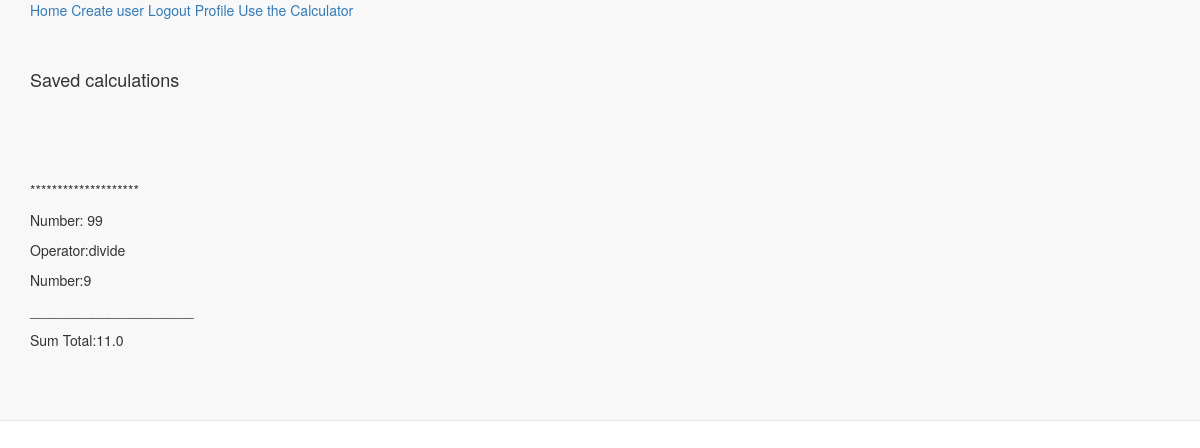
Screenshot of /accounts/profile/ (signed in) with the database file from the repository.
### calcapp/models.py (models this page shows, shortened)
class SavedCalc(models.Model):
    left = models.IntegerField()
    operators = models.CharField(max_length=15)
    right = models.IntegerField()
    total = models.FloatField()
    loguser = models.ForeignKey('auth.User')

### calcapp/views.py (the view)
# urls.py: url(r'^accounts/profile/$',profile_view, name="profile_view")
def profile_view(request):
    save_calc = SavedCalc.objects.filter(loguser=request.user)
    return render(request, 'profiles.html', {"save_calc":save_calc})

### templates/profiles.html
{% extends 'base.html' %}
{% block content %}
<br>
<br>
<br>
<h4>Saved calculations</h4>
<br>
<br>
<br>
<br>
{% for item in save_calc %}
<p>********************</p>
<p>Number: {{ item.left }}</p>
<p>Operator:{{ item.operators }}</p>
<p>Number:{{item.right }}</p>
<p>_____________________</p>
<p>Sum Total:{{item.total}}
{% endfor %}
{% endblock %}

### rows the page displays
SavedCalc: left "99", operators "divide", right "9", total "11.0"
